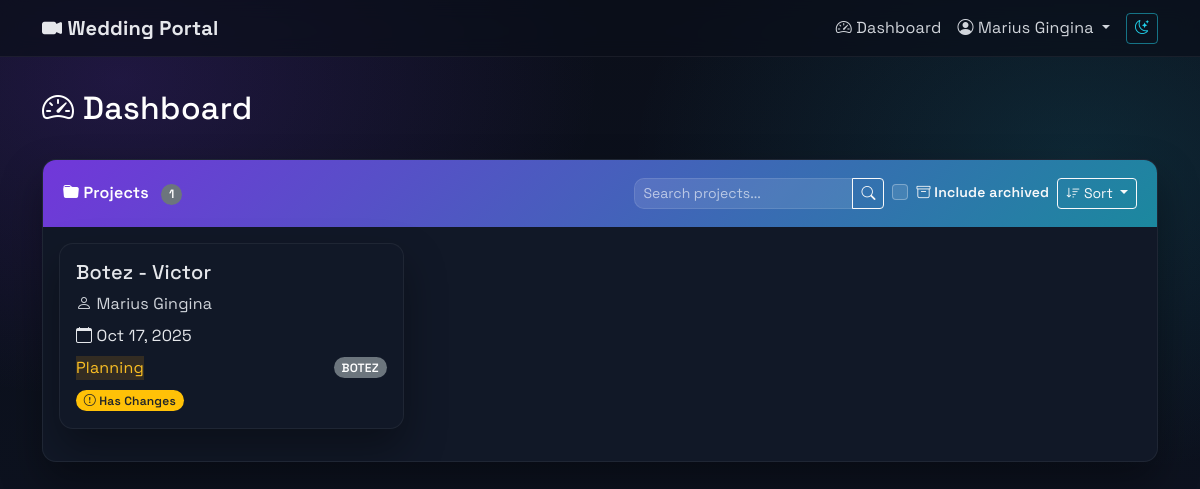
Screenshot of /dashboard/ (signed in) with the database file from the repository.
### projects/models.py (models this page shows, shortened)
class User(AbstractUser):
    ROLE_CHOICES = [
        ('ADMIN', 'Admin'),
        ('CLIENT', 'Client'),
    ]
    role = models.CharField(max_length=10, choices=ROLE_CHOICES, default='CLIENT')
    username = models.CharField(max_length=150, blank=True, null=True, unique=False)
    email = models.EmailField(unique=True)
    USERNAME_FIELD = 'email'
    REQUIRED_FIELDS = ['first_name']  # Remove username from required fields
    objects = CustomUserManager()
    def is_admin(self):
        return self.role == 'ADMIN'

class Project(models.Model):
    PROJECT_TYPE_CHOICES = [
        ('NUNTA', 'Nunta'),
        ('BOTEZ', 'Botez'),
        ('ALTELE', 'Altele'),
    ]
    STATUS_CHOICES = [
        ('Not Started', 'Not Started'),
        ('Planning', 'Planning'),
        ('Filming', 'Filming'),
        ('Editing', 'Editing'),
        ('Completed', 'Completed'),
    ]
    EDIT_STATUS_CHOICES = [
        ('Not Started', 'Not Started'),
        ('Pending', 'Pending'),
        ('In Progress', 'In Progress'),
        ('Review', 'Review'),
        ('Completed', 'Completed'),
    ]
    name = models.CharField(max_length=255)
    slug = models.SlugField(max_length=255, unique=True, blank=True, null=True)
    user = models.ForeignKey(User, on_delete=models.CASCADE, related_name='projects')
    client_name = models.CharField(max_length=255, blank=True, null=True)
    client_email = models.EmailField(blank=True, null=True)
    status = models.CharField(max_length=50, choices=STATUS_CHOICES, default='Not Started')
    edit_status = models.CharField(max_length=50, choices=EDIT_STATUS_CHOICES, default='Not Started')
    editing_progress = models.IntegerField(default=0, help_text="Editing progress percentage (0-100)")
    notes = models.TextField(blank=True, null=True)
    is_archived = models.BooleanField(default=False)
    event_date = models.DateTimeField()
    type = models.CharField(max_length=10, choices=PROJECT_TYPE_CHOICES)
    title_video = models.CharField(max_length=255, blank=True, null=True)
    city = models.CharField(max_length=100, blank=True, null=True)
    civil_union_details = models.TextField(blank=True, null=True)
    prep = models.TextField(blank=True, null=True)
    church = models.TextField(blank=True, null=True)
    session = models.TextField(blank=True, null=True)
    restaurant = models.TextField(blank=True, null=True)
    details_extra = models.TextField(blank=True, null=True)
    editing_preferences = models.TextField(blank=True, null=True)
    main_details = models.TextField(blank=True, null=True, help_text="Main event details")
    PACKAGE_TYPE_CHOICES = [
        ('Clasic', 'Clasic'),
        ('Highlights', 'Highlights'),
        ('Duo', 'Duo'),
        ('Cinema', 'Cinema'),
        ('Creative', 'Creative'),
        ('Botez', 'Botez'),
        ('Custom', 'Custom'),
    ]
    MOVIE_DURATION_CHOICES = [
        ('30min', '30 min'),
        ('1h', '1 h'),
        ('1h30min', '1h30min'),
        ('2h-3h', '2h-3h'),
        ('3h-4h', '3h-4h'),
        ('Other', 'Other'),
    ]
    package_type = models.CharField(max_length=20, choices=PACKAGE_TYPE_CHOICES, blank=True, null=True)
    package_4k = models.BooleanField(default=True)
    package_fullhd = models.BooleanField(default=False)
    package_cameras = models.IntegerField(default=1, choices=[(1, '1'), (2, '2'), (3, '3')])
    montage_highlights = models.BooleanField(default=False)
    montage_movie = models.BooleanField(default=False)
    montage_movie_duration = models.CharField(max_length=20, choices=MOVIE_DURATION_CHOICES, blank=True, null=True)
    montage_movie_other = models.CharField(max_length=100, blank=True, null=True)
    montage_bonus_primary = models.BooleanField(default=False)
    montage_bonus_full = models.BooleanField(default=False)
    montage_cinema_duration = models.CharField(max_length=20, choices=[('1h', '1 hour'), ('1h30min', '1h30min')], default='1h30min', blank=True, null=True)
    equipment_audio_recorder = models.BooleanField(default=False)
    equipment_stabilizer = models.BooleanField(default=False)
    equipment_external_light = models.BooleanField(default=False)
    team_videographer = models.IntegerField(default=1)
    team_operator = models.IntegerField(default=0)
    team_assistant = models.IntegerField(default=0)
    delivery_online = models.BooleanField(default=True)
    delivery_usb = models.BooleanField(default=False)
    event_presence = models.TextField(blank=True, null=True)
    filming_details = models.TextField(blank=True, null=True, help_text="Details for the filming team")
    ceremony_field_order = models.JSONField(
        default=dict,
        blank=True,
        help_text="Custom order for ceremony detail fields"
    )
    admin_notified_of_changes = models.BooleanField(default=False)
    last_admin_notification_date = models.DateTimeField(blank=True, null=True)
    last_client_notification_date = models.DateTimeField(blank=True, null=True)
    has_unsent_changes = models.BooleanField(default=False)
    created_at = models.DateTimeField(auto_now_add=True)
    updated_at = models.DateTimeField(auto_now=True)
    class Meta:
        ordering = ['-created_at']

### projects/views.py (the view, shortened to what this page needs)
# urls.py: path('dashboard/', views.dashboard, name='dashboard'),
@login_required
def dashboard(request):
    user = request.user
    search_query = request.GET.get('search', '')
    sort_by = request.GET.get('sort', 'newest')  # Default sort by newest first
    include_archived = request.GET.get('include_archived', '') == 'on'
    valid_sorts = {
        'name': 'name',
        '-name': '-name',
        'date': 'event_date',
        '-date': '-event_date',
        'status': 'status',
        '-status': '-status',
        'client': 'client_name',
        '-client': '-client_name',
        'newest': '-id',
        'oldest': 'id'
    }
    sort_field = valid_sorts.get(sort_by, '-id')
    if user.is_admin():
        if include_archived:
            projects = Project.objects.all()  # Include both archived and active
        else:
            projects = Project.objects.filter(is_archived=False)
        pending_modifications = ProjectModification.objects.filter(status='PENDING')
        if search_query:
            projects = projects.filter(
                Q(name__icontains=search_query) |
                Q(client_name__icontains=search_query) |
                Q(user__username__icontains=search_query) |
                Q(user__first_name__icontains=search_query) |
                Q(user__last_name__icontains=search_query) |
                Q(status__icontains=search_query) |
                Q(type__icontains=search_query)
            )
        projects = projects.order_by(sort_field)
        context = {
            'projects': projects,
            'pending_modifications': pending_modifications,
            'is_admin': True,
            'search_query': search_query,
            'current_sort': sort_by,
            'include_archived': include_archived,
        }
    else:
        if include_archived:
            projects = Project.objects.filter(user=user)  # Include both archived and active
        else:
            projects = Project.objects.filter(user=user, is_archived=False)
        projects = projects.order_by(sort_field)
        context = {
            'projects': projects,
            'is_admin': False,
            'search_query': search_query,
            'current_sort': sort_by,
            'include_archived': include_archived,
        }
    return render(request, 'dashboard.html', context)

### templates/dashboard.html (shortened to what this page needs)
{% extends 'base.html' %}
{% block content %}
<div class="row mb-4">
    <div class="col">
        <h2 class="text-white">
            <i class="bi bi-speedometer2"></i> Dashboard
        </h2>
    </div>
</div>
<div class="card">
    <div class="card-header d-flex justify-content-between align-items-center">
        <div>
            <i class="bi bi-folder-fill"></i> Projects
            {% if projects %}
                <span class="badge bg-secondary ms-2">{{ projects|length }}</span>
            {% endif %}
        </div>
        <div class="d-flex gap-2 align-items-center">
            <div class="input-group" style="width: 250px;">
                <input type="text" class="form-control form-control-sm" id="projectSearch"
                       placeholder="Search projects..." value="{{ search_query }}"
                       style="background-color: rgba(255,255,255,0.1); border-color: rgba(255,255,255,0.2); color: white;">
                <button class="btn btn-outline-light btn-sm" type="button" id="searchButton">
                    <i class="bi bi-search"></i>
                </button>
            </div>
            <div class="form-check" style="min-width: 140px;">
                <input class="form-check-input" type="checkbox" id="includeArchived"
                       style="background-color: rgba(255,255,255,0.1); border-color: rgba(255,255,255,0.3);">
                <label class="form-check-label text-light small" for="includeArchived">
                    <i class="bi bi-archive"></i> Include archived
                </label>
            </div>
            <div class="dropdown">
                <button class="btn btn-outline-light btn-sm dropdown-toggle" type="button"
                        id="sortDropdown" data-bs-toggle="dropdown" aria-expanded="false">
                    <i class="bi bi-sort-down"></i> Sort
                </button>
            </div>
        </div>
    </div>
    <div class="card-body">
        {% if projects %}
        <div class="row">
            {% for project in projects %}
            <div class="col-md-6 col-lg-4 mb-3">
                <div class="card project-card position-relative" style="cursor: pointer;" data-project-url="{% url 'project_detail' project.slug %}">
                    <div class="card-body">
                        <h5 class="card-title">{{ project.name }}</h5>
                        <p class="text-muted mb-2">
                            <i class="bi bi-person"></i> {{ project.client_name|default:project.user.get_full_name|default:project.user.username }}
                        </p>
                        <p class="mb-2">
                            <i class="bi bi-calendar"></i> {{ project.event_date|date:"M d, Y" }}
                        </p>
                        <div class="d-flex justify-content-between align-items-center">
                            <span class="status-badge status-{{ project.status|lower|cut:" " }}">
                                {{ project.status }}
                            </span>
                            <span class="badge bg-secondary">
                                {{ project.type }}
                            </span>
                        </div>
                        <div class="mt-2">
                            {% if project.has_unsent_changes %}
                            <span class="badge bg-warning text-dark me-1">
                                <i class="bi bi-exclamation-circle"></i> Has Changes
                            </span>
                            {% endif %}
                        </div>
                    </div>
                </div>
            </div>
            {% endfor %}
        </div>
        {% endif %}
    </div>
</div>
{% endblock %}

### templates/base.html (shortened to what this page needs)
<!DOCTYPE html>
{% load static %}
<html lang="en">
<head>
    <link href="https://cdn.jsdelivr.net/npm/bootstrap@5.3.0/dist/css/bootstrap.min.css" rel="stylesheet">
    <link href="https://cdn.jsdelivr.net/npm/bootstrap-icons@1.11.0/font/bootstrap-icons.css" rel="stylesheet">
    <link href="{% static 'css/theme.css' %}" rel="stylesheet">
</head>
<body>
    <nav class="navbar navbar-expand-lg navbar-dark">
        <div class="container">
            <a class="navbar-brand" href="{% url 'dashboard' %}">
                <i class="bi bi-camera-video-fill"></i> Wedding Portal
            </a>
            <div class="collapse navbar-collapse" id="navbarNav">
                <ul class="navbar-nav ms-auto">
                    {% if user.is_authenticated %}
                        <li class="nav-item">
                            <a class="nav-link" href="{% url 'dashboard' %}">
                                <i class="bi bi-speedometer2"></i> Dashboard
                            </a>
                        </li>
                        <li class="nav-item dropdown">
                            <a class="nav-link dropdown-toggle" href="#" id="userDropdown" role="button" data-bs-toggle="dropdown">
                                <i class="bi bi-person-circle"></i> {{ user.get_full_name|default:user.email }}
                            </a>
                        </li>
                    {% else %}
                        <li class="nav-item">
                            <a class="nav-link" href="{% url 'login' %}">
                                <i class="bi bi-box-arrow-in-right"></i> Login
                            </a>
                        </li>
                    {% endif %}
                </ul>
            </div>
        </div>
    </nav>
    <div class="main-container">
        <div class="container">
            {% block content %}{% endblock %}
        </div>
    </div>
</body>
</html>

### static/css/theme.css (style rules this page uses)
:root { --bg-900: #0b0f1a; --bg-850: #0e1422; --bg-800: #0f1629; --surface-800: #111827; --surface-700: #1f2937; --surface-600: #273449; --text-100: #e5e7eb; --text-300: #d1d5db; --text-500: #9ca3af; --text-muted: #9ca3af; --primary: #7c3aed; --primary-700: #6d28d9; --accent: #22d3ee; --success: #10b981; --warning: #f59e0b; --danger: #ef4444; --radius: 14px; --radius-sm: 10px; --bs-body-color: var(--text-100); --bs-heading-color: var(--text-100); --bs-secondary-color: var(--text-300); --bs-border-color: rgba(255, 255, 255, 0.1); --field-view-bg: rgba(255, 255, 255, 0.07); --field-view-border: rgba(255, 255, 255, 0.08); --field-edit-bg: rgba(34, 211, 238, 0.08); --field-edit-border: rgba(34, 211, 238, 0.3); }
html, body { color-scheme: dark; }
body { background: radial-gradient(1200px 800px at 10% 10%, rgba(124, 58, 237, 0.18) 0%, transparent 40%), radial-gradient(1000px 700px at 90% 20%, rgba(34, 211, 238, 0.12) 0%, transparent 45%), linear-gradient(180deg, var(--bg-900) 0%, var(--bg-850) 100%); color: var(--text-100); min-height: 100vh; font-family: "Space Grotesk", -apple-system, BlinkMacSystemFont, "Segoe UI", Roboto, Arial, sans-serif; letter-spacing: 0.2px; -webkit-font-smoothing: antialiased; -moz-osx-font-smoothing: grayscale; }
.navbar { background: rgba(10, 15, 26, 0.7) !important; backdrop-filter: blur(10px); border-bottom: 1px solid rgba(255, 255, 255, 0.06); }
.navbar-brand { font-weight: 700; color: var(--text-100) !important; }
.nav-link { color: var(--text-300) !important; }
.main-container { padding: 2rem 0; min-height: calc(100vh - 56px); }
.card { background: var(--surface-800); border: 1px solid rgba(255, 255, 255, 0.06); border-radius: var(--radius); box-shadow: 0 20px 40px rgba(0, 0, 0, 0.35); overflow: hidden; }
.card-header { background: linear-gradient(135deg, rgba(124, 58, 237, 0.9), rgba(34, 211, 238, 0.6)); color: #fff; font-weight: 600; border: none; padding: 1.1rem 1.25rem; }
.form-control, .form-select, .form-control:disabled, .form-select:disabled { background-color: var(--surface-600); border: 1px solid rgba(255, 255, 255, 0.14); color: var(--text-100); border-radius: 10px; }
.form-control::placeholder { color: var(--text-300); }
.badge { border-radius: 999px; font-weight: 600; }
.status-planning { background: rgba(245, 158, 11, 0.15); color: #fbbf24; }
.project-card { transition: transform 0.2s, box-shadow 0.2s, border-color 0.2s; cursor: pointer; }
a { color: #a5b4fc; }
h1, h2, h3, h4, h5, h6 { letter-spacing: 0.3px; color: var(--text-100); }
small, .text-muted { color: var(--text-300) !important; }

### rows the page displays
User: get_full_name "Marius Gingina"
Project: name "Botez - Victor", client_name "Marius Gingina", event_date "Oct 17, 2025", status "Planning", type "BOTEZ", has_unsent_changes True (drawn)

### other values shown
{{ projects|length }} "1"
